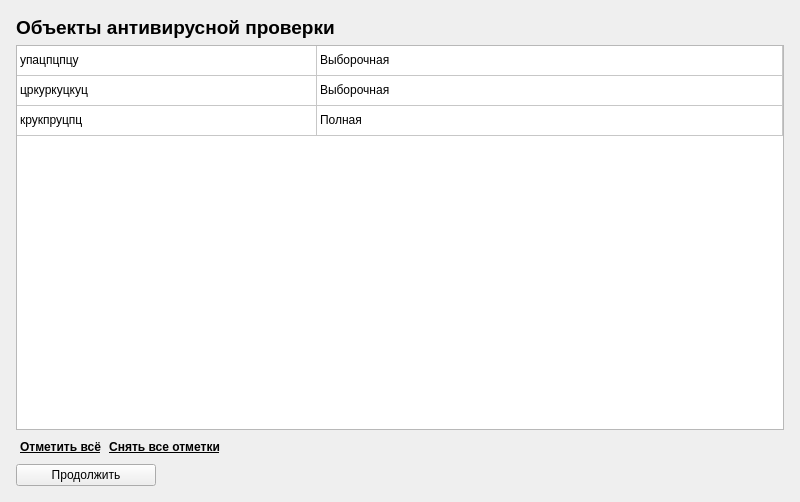
<?xml version="1.0" encoding="UTF-8"?>
<ui version="4.0">
 <class>Object_Anti</class>
 <widget class="QWidget" name="Object_Anti">
  <property name="geometry">
   <rect>
    <x>0</x>
    <y>0</y>
    <width>800</width>
    <height>502</height>
   </rect>
  </property>
  <property name="maximumSize">
   <size>
    <width>800</width>
    <height>16777215</height>
   </size>
  </property>
  <property name="windowTitle">
   <string>Form</string>
  </property>
  <widget class="QWidget" name="gridLayoutWidget">
   <property name="geometry">
    <rect>
     <x>6</x>
     <y>6</y>
     <width>788</width>
     <height>490</height>
    </rect>
   </property>
   <layout class="QGridLayout" name="gridLayout_2">
    <property name="leftMargin">
     <number>10</number>
    </property>
    <property name="topMargin">
     <number>10</number>
    </property>
    <property name="rightMargin">
     <number>10</number>
    </property>
    <property name="bottomMargin">
     <number>10</number>
    </property>
    <item row="1" column="0">
     <widget class="QLabel" name="label">
      <property name="font">
       <font>
        <family>Arimo</family>
        <pointsize>14</pointsize>
        <weight>75</weight>
        <bold>true</bold>
       </font>
      </property>
      <property name="text">
       <string>Объекты антивирусной проверки</string>
      </property>
     </widget>
    </item>
    <item row="2" column="0">
     <widget class="QTableWidget" name="tableWidget">
      <attribute name="horizontalHeaderVisible">
       <bool>false</bool>
      </attribute>
      <attribute name="horizontalHeaderDefaultSectionSize">
       <number>300</number>
      </attribute>
      <attribute name="horizontalHeaderStretchLastSection">
       <bool>true</bool>
      </attribute>
      <attribute name="verticalHeaderVisible">
       <bool>false</bool>
      </attribute>
      <row>
       <property name="text">
        <string>1</string>
       </property>
      </row>
      <row>
       <property name="text">
        <string>2</string>
       </property>
      </row>
      <row>
       <property name="text">
        <string>3</string>
       </property>
      </row>
      <column>
       <property name="text">
        <string>1</string>
       </property>
      </column>
      <column>
       <property name="text">
        <string>2</string>
       </property>
      </column>
      <item row="0" column="0">
       <property name="text">
        <string>упацпцпцу</string>
       </property>
       <property name="checkState">
        <enum>Unchecked</enum>
       </property>
      </item>
      <item row="0" column="1">
       <property name="text">
        <string>Выборочная</string>
       </property>
      </item>
      <item row="1" column="0">
       <property name="text">
        <string>цркуркуцкуц</string>
       </property>
       <property name="checkState">
        <enum>Unchecked</enum>
       </property>
      </item>
      <item row="1" column="1">
       <property name="text">
        <string>Выборочная</string>
       </property>
      </item>
      <item row="2" column="0">
       <property name="text">
        <string>крукпруцпц</string>
       </property>
       <property name="checkState">
        <enum>Unchecked</enum>
       </property>
      </item>
      <item row="2" column="1">
       <property name="text">
        <string>Полная</string>
       </property>
      </item>
     </widget>
    </item>
    <item row="3" column="0">
     <layout class="QHBoxLayout" name="horizontalLayout">
      <property name="spacing">
       <number>0</number>
      </property>
      <item>
       <widget class="QPushButton" name="pushButton">
        <property name="palette">
         <palette>
          <active>
           <colorrole role="WindowText">
            <brush brushstyle="SolidPattern">
             <color alpha="255">
              <red>0</red>
              <green>0</green>
              <blue>127</blue>
             </color>
            </brush>
           </colorrole>
          </active>
          <inactive>
           <colorrole role="WindowText">
            <brush brushstyle="SolidPattern">
             <color alpha="255">
              <red>0</red>
              <green>0</green>
              <blue>127</blue>
             </color>
            </brush>
           </colorrole>
          </inactive>
          <disabled>
           <colorrole role="WindowText">
            <brush brushstyle="SolidPattern">
             <color alpha="255">
              <red>128</red>
              <green>128</green>
              <blue>128</blue>
             </color>
            </brush>
           </colorrole>
          </disabled>
         </palette>
        </property>
        <property name="font">
         <font>
          <family>Arimo</family>
          <weight>75</weight>
          <bold>true</bold>
          <underline>true</underline>
         </font>
        </property>
        <property name="text">
         <string>Отметить всё</string>
        </property>
        <property name="flat">
         <bool>true</bool>
        </property>
       </widget>
      </item>
      <item>
       <widget class="QPushButton" name="pushButton_2">
        <property name="palette">
         <palette>
          <active>
           <colorrole role="WindowText">
            <brush brushstyle="SolidPattern">
             <color alpha="255">
              <red>0</red>
              <green>0</green>
              <blue>127</blue>
             </color>
            </brush>
           </colorrole>
          </active>
          <inactive>
           <colorrole role="WindowText">
            <brush brushstyle="SolidPattern">
             <color alpha="255">
              <red>0</red>
              <green>0</green>
              <blue>127</blue>
             </color>
            </brush>
           </colorrole>
          </inactive>
          <disabled>
           <colorrole role="WindowText">
            <brush brushstyle="SolidPattern">
             <color alpha="255">
              <red>128</red>
              <green>128</green>
              <blue>128</blue>
             </color>
            </brush>
           </colorrole>
          </disabled>
         </palette>
        </property>
        <property name="font">
         <font>
          <family>Arimo</family>
          <weight>75</weight>
          <bold>true</bold>
          <underline>true</underline>
         </font>
        </property>
        <property name="text">
         <string>Снять все отметки</string>
        </property>
        <property name="flat">
         <bool>true</bool>
        </property>
       </widget>
      </item>
      <item>
       <spacer name="horizontalSpacer">
        <property name="orientation">
         <enum>Qt::Horizontal</enum>
        </property>
        <property name="sizeType">
         <enum>QSizePolicy::Maximum</enum>
        </property>
        <property name="sizeHint" stdset="0">
         <size>
          <width>700</width>
          <height>20</height>
         </size>
        </property>
       </spacer>
      </item>
     </layout>
    </item>
    <item row="4" column="0">
     <widget class="QPushButton" name="pushButton_3">
      <property name="sizePolicy">
       <sizepolicy hsizetype="Fixed" vsizetype="Fixed">
        <horstretch>0</horstretch>
        <verstretch>0</verstretch>
       </sizepolicy>
      </property>
      <property name="minimumSize">
       <size>
        <width>140</width>
        <height>0</height>
       </size>
      </property>
      <property name="text">
       <string>Продолжить</string>
      </property>
     </widget>
    </item>
   </layout>
  </widget>
 </widget>
 <resources/>
 <connections/>
</ui>
